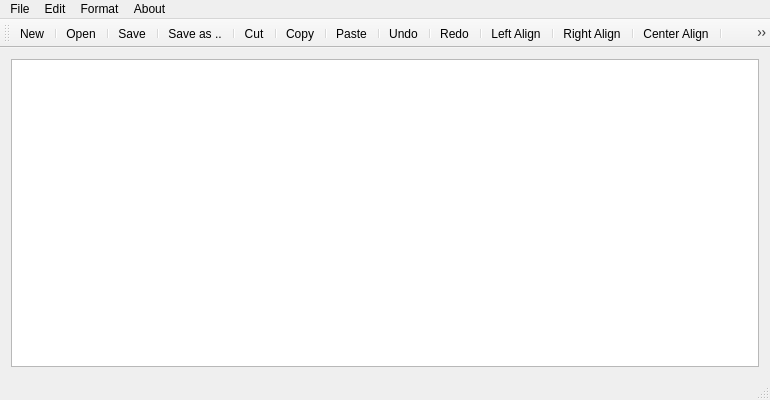
<?xml version="1.0" encoding="UTF-8"?>
<ui version="4.0">
 <class>MainWindow</class>
 <widget class="QMainWindow" name="MainWindow">
  <property name="geometry">
   <rect>
    <x>0</x>
    <y>0</y>
    <width>770</width>
    <height>400</height>
   </rect>
  </property>
  <property name="windowTitle">
   <string>MainWindow</string>
  </property>
  <widget class="QWidget" name="centralWidget">
   <layout class="QHBoxLayout" name="horizontalLayout">
    <item>
     <widget class="QTextEdit" name="textEdit"/>
    </item>
   </layout>
  </widget>
  <widget class="QMenuBar" name="menuBar">
   <property name="geometry">
    <rect>
     <x>0</x>
     <y>0</y>
     <width>770</width>
     <height>19</height>
    </rect>
   </property>
   <widget class="QMenu" name="menuFile">
    <property name="title">
     <string>File</string>
    </property>
    <addaction name="actionNew"/>
    <addaction name="actionOpen"/>
    <addaction name="separator"/>
    <addaction name="actionSave"/>
    <addaction name="actionSave_as"/>
    <addaction name="separator"/>
    <addaction name="actionExit_2"/>
   </widget>
   <widget class="QMenu" name="menuEdit">
    <property name="title">
     <string>Edit</string>
    </property>
    <addaction name="actionCut"/>
    <addaction name="actionCopy"/>
    <addaction name="actionPaste"/>
    <addaction name="separator"/>
    <addaction name="actionUndo"/>
    <addaction name="actionRedo"/>
    <addaction name="separator"/>
   </widget>
   <widget class="QMenu" name="menuAbout">
    <property name="title">
     <string>About</string>
    </property>
    <addaction name="actionAbout_QtTxtEdit"/>
    <addaction name="separator"/>
    <addaction name="actionAbout_Qt"/>
   </widget>
   <widget class="QMenu" name="menuFormat">
    <property name="title">
     <string>Format</string>
    </property>
    <addaction name="actionLeft_Align"/>
    <addaction name="actionRight_Align"/>
    <addaction name="actionCenter_Align"/>
    <addaction name="separator"/>
    <addaction name="actionFont_Dialog"/>
    <addaction name="actionColour_Dialog"/>
   </widget>
   <addaction name="menuFile"/>
   <addaction name="menuEdit"/>
   <addaction name="menuFormat"/>
   <addaction name="menuAbout"/>
  </widget>
  <widget class="QToolBar" name="mainToolBar">
   <attribute name="toolBarArea">
    <enum>TopToolBarArea</enum>
   </attribute>
   <attribute name="toolBarBreak">
    <bool>false</bool>
   </attribute>
   <addaction name="actionNew"/>
   <addaction name="separator"/>
   <addaction name="actionOpen"/>
   <addaction name="separator"/>
   <addaction name="actionSave"/>
   <addaction name="separator"/>
   <addaction name="actionSave_as"/>
   <addaction name="separator"/>
   <addaction name="actionCut"/>
   <addaction name="separator"/>
   <addaction name="actionCopy"/>
   <addaction name="separator"/>
   <addaction name="actionPaste"/>
   <addaction name="separator"/>
   <addaction name="actionUndo"/>
   <addaction name="separator"/>
   <addaction name="actionRedo"/>
   <addaction name="separator"/>
   <addaction name="actionLeft_Align"/>
   <addaction name="separator"/>
   <addaction name="actionRight_Align"/>
   <addaction name="separator"/>
   <addaction name="actionCenter_Align"/>
   <addaction name="separator"/>
   <addaction name="actionFont_Dialog"/>
   <addaction name="separator"/>
   <addaction name="actionColour_Dialog"/>
  </widget>
  <widget class="QStatusBar" name="statusBar"/>
  <action name="actionNew">
   <property name="icon">
    <iconset resource="iconresource.qrc">
     <normaloff>:/IconResource/icons/new.png</normaloff>:/IconResource/icons/new.png</iconset>
   </property>
   <property name="text">
    <string>New</string>
   </property>
  </action>
  <action name="actionOpen">
   <property name="icon">
    <iconset resource="iconresource.qrc">
     <normaloff>:/IconResource/icons/open.png</normaloff>:/IconResource/icons/open.png</iconset>
   </property>
   <property name="text">
    <string>Open</string>
   </property>
  </action>
  <action name="actionSave">
   <property name="icon">
    <iconset resource="iconresource.qrc">
     <normaloff>:/IconResource/icons/Save.png</normaloff>:/IconResource/icons/Save.png</iconset>
   </property>
   <property name="text">
    <string>Save</string>
   </property>
  </action>
  <action name="actionSave_as">
   <property name="icon">
    <iconset resource="iconresource.qrc">
     <normaloff>:/IconResource/icons/saveas.png</normaloff>:/IconResource/icons/saveas.png</iconset>
   </property>
   <property name="text">
    <string>Save as ..</string>
   </property>
  </action>
  <action name="actionExit_2">
   <property name="icon">
    <iconset resource="iconresource.qrc">
     <normaloff>:/IconResource/icons/exit.png</normaloff>:/IconResource/icons/exit.png</iconset>
   </property>
   <property name="text">
    <string>Exit</string>
   </property>
  </action>
  <action name="actionCut">
   <property name="icon">
    <iconset resource="iconresource.qrc">
     <normaloff>:/IconResource/icons/cut.png</normaloff>:/IconResource/icons/cut.png</iconset>
   </property>
   <property name="text">
    <string>Cut</string>
   </property>
  </action>
  <action name="actionCopy">
   <property name="icon">
    <iconset resource="iconresource.qrc">
     <normaloff>:/IconResource/icons/copy.png</normaloff>:/IconResource/icons/copy.png</iconset>
   </property>
   <property name="text">
    <string>Copy</string>
   </property>
  </action>
  <action name="actionPaste">
   <property name="icon">
    <iconset resource="iconresource.qrc">
     <normaloff>:/IconResource/icons/paste.png</normaloff>:/IconResource/icons/paste.png</iconset>
   </property>
   <property name="text">
    <string>Paste</string>
   </property>
  </action>
  <action name="actionUndo">
   <property name="icon">
    <iconset resource="iconresource.qrc">
     <normaloff>:/IconResource/icons/undo_256.png</normaloff>:/IconResource/icons/undo_256.png</iconset>
   </property>
   <property name="text">
    <string>Undo</string>
   </property>
  </action>
  <action name="actionRedo">
   <property name="icon">
    <iconset resource="iconresource.qrc">
     <normaloff>:/IconResource/icons/redo.png</normaloff>:/IconResource/icons/redo.png</iconset>
   </property>
   <property name="text">
    <string>Redo</string>
   </property>
  </action>
  <action name="actionAbout_QtTxtEdit">
   <property name="icon">
    <iconset resource="iconresource.qrc">
     <normaloff>:/IconResource/icons/Info.png</normaloff>:/IconResource/icons/Info.png</iconset>
   </property>
   <property name="text">
    <string>About QtTxtEdit</string>
   </property>
   <property name="toolTip">
    <string>About QtTxtEdit</string>
   </property>
  </action>
  <action name="actionAbout_Qt">
   <property name="icon">
    <iconset resource="iconresource.qrc">
     <normaloff>:/IconResource/icons/aboutqt.png</normaloff>:/IconResource/icons/aboutqt.png</iconset>
   </property>
   <property name="text">
    <string>About Qt</string>
   </property>
  </action>
  <action name="actionLeft_Align">
   <property name="icon">
    <iconset resource="iconresource.qrc">
     <normaloff>:/IconResource/icons/left_align.png</normaloff>:/IconResource/icons/left_align.png</iconset>
   </property>
   <property name="text">
    <string>Left Align</string>
   </property>
  </action>
  <action name="actionRight_Align">
   <property name="icon">
    <iconset resource="iconresource.qrc">
     <normaloff>:/IconResource/icons/right_align.png</normaloff>:/IconResource/icons/right_align.png</iconset>
   </property>
   <property name="text">
    <string>Right Align</string>
   </property>
  </action>
  <action name="actionCenter_Align">
   <property name="icon">
    <iconset resource="iconresource.qrc">
     <normaloff>:/IconResource/icons/center_align.png</normaloff>:/IconResource/icons/center_align.png</iconset>
   </property>
   <property name="text">
    <string>Center Align</string>
   </property>
  </action>
  <action name="actionFont_Dialog">
   <property name="icon">
    <iconset resource="iconresource.qrc">
     <normaloff>:/IconResource/icons/changefont.png</normaloff>:/IconResource/icons/changefont.png</iconset>
   </property>
   <property name="text">
    <string>Fonts</string>
   </property>
   <property name="toolTip">
    <string>Fonts</string>
   </property>
  </action>
  <action name="actionColour_Dialog">
   <property name="icon">
    <iconset resource="iconresource.qrc">
     <normaloff>:/IconResource/icons/colorwheel.png</normaloff>:/IconResource/icons/colorwheel.png</iconset>
   </property>
   <property name="text">
    <string>Font Colour</string>
   </property>
   <property name="toolTip">
    <string>Font Colour</string>
   </property>
  </action>
 </widget>
 <layoutdefault spacing="6" margin="11"/>
 <resources>
  <include location="iconresource.qrc"/>
 </resources>
 <connections/>
</ui>
